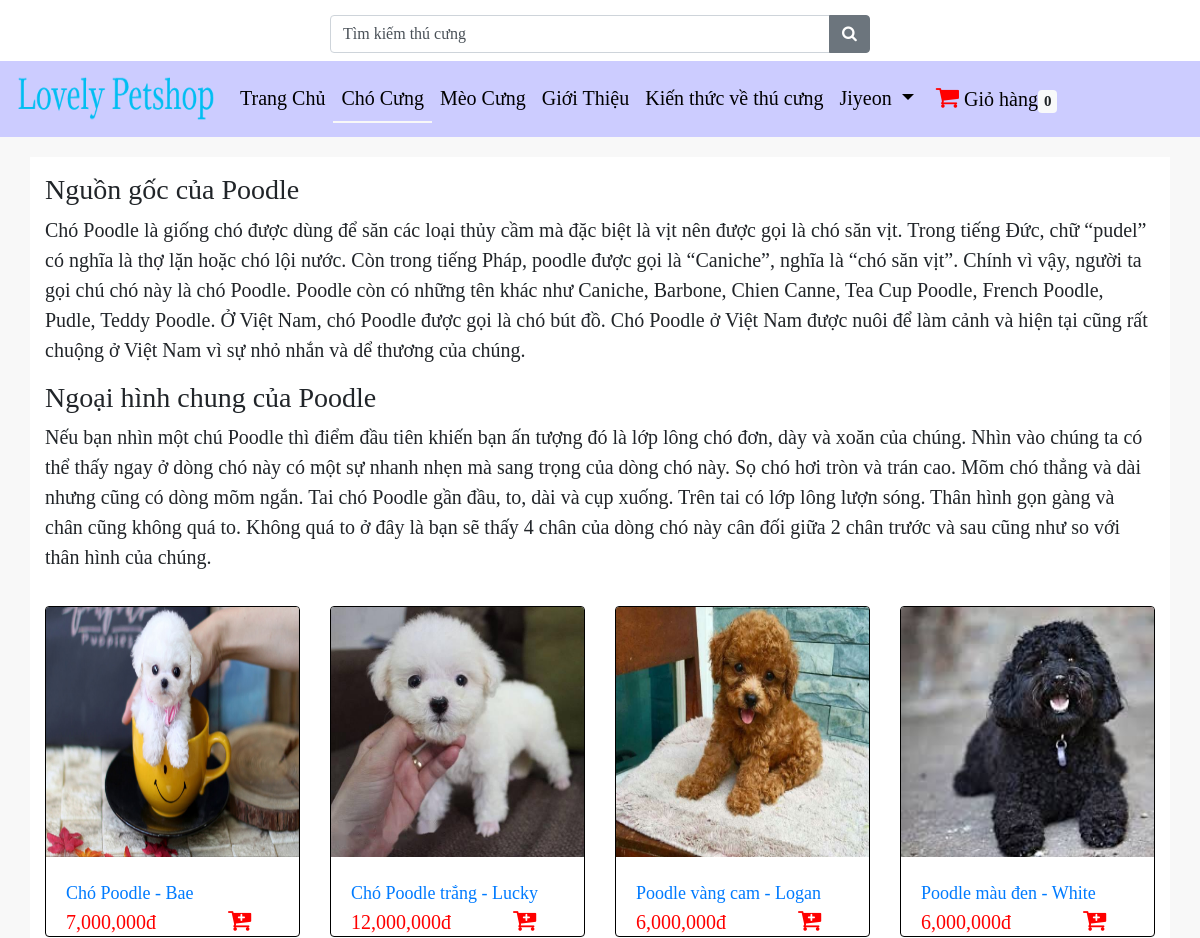
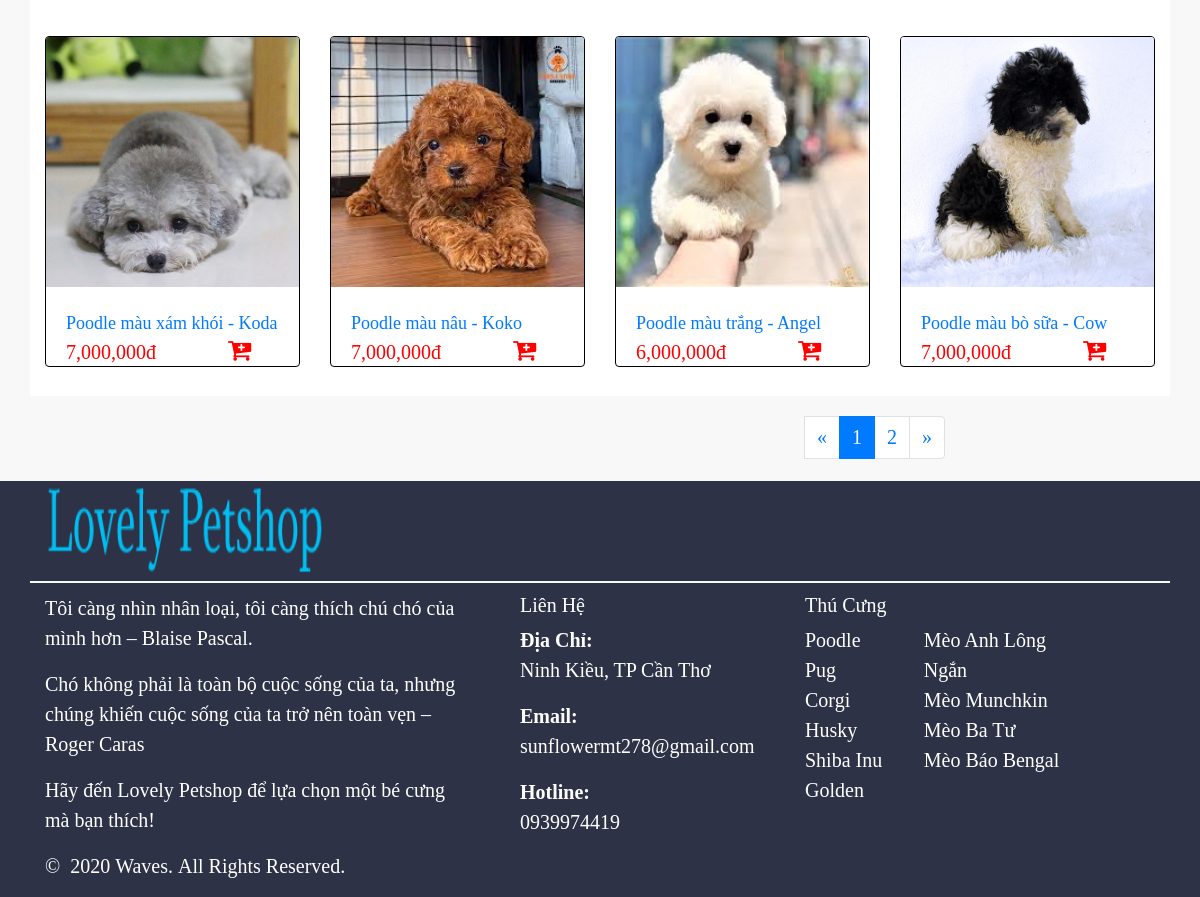
Page /application/LovePets/Productd.php?cid=1& (signed in) on the committed database (2 pictures, top to bottom).
### tables this page shows
CREATE TABLE `category` (
  `CategoryId` int(11) NOT NULL,
  `CategoryName` varchar(200) NOT NULL,
  `TypeId` int(11) NOT NULL,
  `prominent` varchar(200) NOT NULL
);

CREATE TABLE `product` (
  `ProductId` int(11) NOT NULL,
  `ProductName` varchar(200) NOT NULL,
  `Price` decimal(12,2) NOT NULL,
  `Description` text NOT NULL,
  `RealName` varchar(200) NOT NULL,
  `DateUpdate` datetime DEFAULT current_timestamp(),
  `ImageProduct` varchar(200) NOT NULL,
  `SaleId` int(11) DEFAULT NULL,
  `CategoryId` int(11) NOT NULL,
  `StatusProduct` varchar(200) NOT NULL
);

### application/LovePets/Productd.php (the view, shortened to what this page needs)
<!DOCTYPE html>
<html>
    <head>
        <link rel="stylesheet" href="https://maxcdn.bootstrapcdn.com/bootstrap/4.4.1/css/bootstrap.min.css">
        <link rel="stylesheet" href="https://cdnjs.cloudflare.com/ajax/libs/font-awesome/4.7.0/css/font-awesome.min.css">
        <link rel="stylesheet" href="https://cdnjs.cloudflare.com/ajax/libs/font-awesome/4.7.0/css/font-awesome.min.css">
    </head>
    <body style="font-family: serif">
        <?php include 'header.php'; ?>
        <?php
        include 'connection.php';
        $record_per_page = 8;
        $page = '';
        if (isset($_GET['page'])) {
            $page = $_GET['page'];
        } else {
            $page = 1;
        }
        ?>
        <div style="background-color:rgb(248,248,248);font-size: 20px;">
            <form method="post" style="padding-top:20px;padding-bottom: 20px ">
                <div class="container" style="background-color: white;margin-bottom: 20px">
                    <div class="row" style=" ;margin-bottom: 10px;" >
                        <?php
                        include 'connection.php';
                        $id = $_GET['cid'];
                        $query = "select * from category where CategoryId = $id and TypeId='1'";
                        $result = $conn->query($query);
                        if ($result->num_rows > 0) {
                            while ($row = $result->fetch_array()) {
                                ?>
                                <div  class="col-md-12" >
                                    <p class="list-title" style="font-family: serif;" ><?php
                                        if ($id == 1 && $page == 1) {
                                            ?>
                                        <p>
                                        <h3>Nguồn gốc của Poodle</h3><p>Chó Poodle là giống chó được dùng để săn các loại thủy cầm mà đặc biệt là vịt nên được gọi là chó săn vịt. Trong tiếng Đức, chữ “pudel” có nghĩa là thợ lặn hoặc chó lội nước. Còn trong tiếng Pháp, poodle được gọi là “Caniche”, nghĩa là “chó săn vịt”. Chính vì vậy, người ta gọi chú chó này là chó Poodle. Poodle còn có những tên khác như Caniche, Barbone, Chien Canne, Tea Cup Poodle, French Poodle, Pudle, Teddy Poodle.
                                            Ở Việt Nam, chó Poodle được gọi là chó bút đồ. Chó Poodle ở Việt Nam được nuôi để làm cảnh và hiện tại cũng rất chuộng ở Việt Nam vì sự nhỏ nhắn và dể thương của chúng.</p>
                                        </p>
                                        <h3>Ngoại hình chung của Poodle</h3>
                                        <p>
                                            Nếu bạn nhìn một chú Poodle thì điểm đầu tiên khiến bạn ấn tượng đó là lớp lông chó đơn, dày và xoăn của chúng. Nhìn vào chúng ta có thể thấy ngay ở dòng chó này có một sự nhanh nhẹn mà sang trọng của dòng chó này. Sọ chó hơi tròn và trán cao. Mõm chó thẳng và dài nhưng cũng có dòng mõm ngắn.
                                            Tai chó Poodle gần đầu, to, dài và cụp xuống. Trên tai có lớp lông lượn sóng. Thân hình gọn gàng và chân cũng không quá to. Không quá to ở đây là bạn sẽ thấy 4 chân của dòng chó này cân đối giữa 2 chân trước và sau cũng như so với thân hình của chúng.
                                        </p>
                                        </p>
                                        <?php
                                    }
                                        ?>
                                </div>
                                <?php
                            }
                        }
                        ?>
                    </div>
                    <div class="product-group">
                        <div class="row">
                            <?php
                            $id = $_GET['cid'];
                            $start_from = ($page - 1) * $record_per_page;
                            $sql = "select * from product where CategoryId=$id  and StatusProduct='Có sẵn' order by ProductId DESC LIMIT $start_from,$record_per_page";
                            $result1 = $conn->query($sql);
                            if ($result1->num_rows > 0) {
                                while ($row = $result1->fetch_array()) {
                                    $price = $row['Price'];
                                    $idp = $row['ProductId'];
                                    $type = $row['CategoryId'];
                                    ?>
                                    <div class="col-md-3 col-sm-6 col-12">
                                        <div class="card card-product" style="margin-top: 8px;border:1px solid black;font-size: 20px;margin-bottom: 8px;height: 90%" >
                                            <a href="detailProductd.php?id=<?php echo $row['ProductId']; ?>"><img class="card-img-top" data-toggle="tooltip" data-placement="top" title="Xem chi tiết thú cưng!" name="image" src="<?php echo $row['ImageProduct']; ?>"style="height: 250px;"   alt="image"></a>
                                            <div class="card-body">
                                                <a href="detailProductd.php?id=<?php echo $row['ProductId']; ?>" style="font-size:18px;text-decoration: none;"><?php echo $row['ProductName']; ?>
                                                </a>
                                                <?php
                                                $sql1 = "select * from product p , sale s where  s.SaleId = p.SaleId and ProductId = $idp";
                                                $result3 = $conn->query($sql1);
                                                if ($result3->num_rows > 0) {
                                                    while ($row = $result3->fetch_array()) {
                                                        $ids = $row['SaleId'];
                                                    }
                                                }
                                                ?>
                                                <div class="row">
                                                    <?php
                                                    if ($ids >= 1) {
                                                        ?>
                                                        <div class="col-md-8">
                                                            <strike style="color:grey;font-family: serif;" name="price"><?php echo number_format($price) . "đ"; ?></strike>
                                                        </div>
                                                        <?php
                                                    } else {
                                                        if ($ids == 0) {
                                                            ?>
                                                            <div class="col-md-8">
                                                                <span style="color:red;font-family: serif;" name="price"><?php echo number_format($price) . "đ"; ?></span>
                                                            </div> <?php
                                                        }
                                                    }
                                                    ?>
                                                    <div class="col-md-4">
                                                        <a onclick="addcart()"  href="addCartcidpdog.php?id_product=<?php echo $idp; ?>&cidb=<?php echo $id;?>"   data-toggle="tooltip" data-placement="top"  title="Thêm vào giỏ hàng!" >
                                                            <i class="fa fa-cart-plus"  aria-hidden="true" style="color: red;font-size: 25px;"></i>
                                                        </a>
                                                    </div>
                                                </div>
                                                <?php
                                                $sql = "select s.SaleId,  (Price*(100-DecreasePercent)/100) as 'DecreaseProduct' from product p , sale s where s.SaleId = p.SaleId  and StatusProduct='Có sẵn' and p.ProductId = $idp and CategoryId=$type";
                                                $result2 = $conn->query($sql);
                                                if ($result2->num_rows > 0) {
                                                    while ($row = $result2->fetch_array()) {
                                                        $ids = $row['SaleId'];
                                                    }
                                                } else {
                                                    echo $conn->error;
                                                }
                                                ?>
                                            </div>
                                        </div>
                                    </div>
                                    <?php
                                }
                            } else {
                                echo $conn->error;
                            }
                            ?>
                        </div>
                    </div>
                </div>
                <div class="container" style="margin-top: 20px;">
                    <div class="row">
                        <div class="col-md-8">
                        </div>
                        <div class="col-md-4">
                            <nav aria-label="Page navigation example">
                                <ul class="pagination">
                                    <?php
                                    include 'connection.php';
                                    $id = $_GET['cid'];
                                    $page_query = "select * from product  where CategoryId=$id order by ProductId DESC";
                                    $page_result = $conn->query($page_query);
                                    $total_records = $page_result->num_rows;
                                    $total_page = ceil($total_records / $record_per_page);
                                    ?>
                                    <li class="page-item">
                                        <a class="page-link" href="Productd.php?cid=<?php echo $id; ?>&page=<?php
                                        if ($page == 1) {
                                            echo 1;
                                        } else {
                                            echo ($page - 1);
                                        }
                                        ?>" aria-label="Previous">
                                            <span aria-hidden="true">&laquo;</span>
                                        </a>
                                    </li>
                                    <?php
                                    for ($i = 1; $i <= $total_page; $i++) {
                                        ?>
                                        <li class="page-item <?php
                                        if ($page == $i) {
                                            echo "active";
                                        }
                                        ?>"><a class="page-link " href="Productd.php?cid=<?php echo $id; ?>&page=<?php echo $i; ?>"><?php echo $i; ?></a></li>
                                        <?php } ?>
                                    <li class="page-item">
                                        <a class="page-link" href="Productd.php?cid=<?php echo $id; ?>&page=<?php echo ($page + 1); ?>" aria-label="Next">
                                            <span aria-hidden="true">&raquo;</span>
                                        </a>
                                    </li>
                                </ul>
                            </nav>
                        </div>
                    </div>
                </div>
            </form>
        </div>
        <?php
        include 'footer.php';
        ?>
    </body>
</html>

### rows in the picture
product: ImageProduct (picture), ProductName "Chó Poodle - Bae", Price "7,000,000"
product: ImageProduct (picture), ProductName "Chó Poodle trắng - Lucky", Price "12,000,000"
product: ImageProduct (picture), ProductName "Poodle vàng cam - Logan", Price "6,000,000"
product: ImageProduct (picture), ProductName "Poodle màu đen - White", Price "6,000,000"
product: ImageProduct (picture), ProductName "Poodle màu xám khói - Koda", Price "7,000,000"
product: ImageProduct (picture), ProductName "Poodle màu nâu - Koko", Price "7,000,000"
product: ImageProduct (picture), ProductName "Poodle màu trắng - Angel", Price "6,000,000"
product: ImageProduct (picture), ProductName "Poodle màu bò sữa - Cow", Price "7,000,000"

### other values in the picture
$_SESSION['NameLogin'] "Jiyeon"
